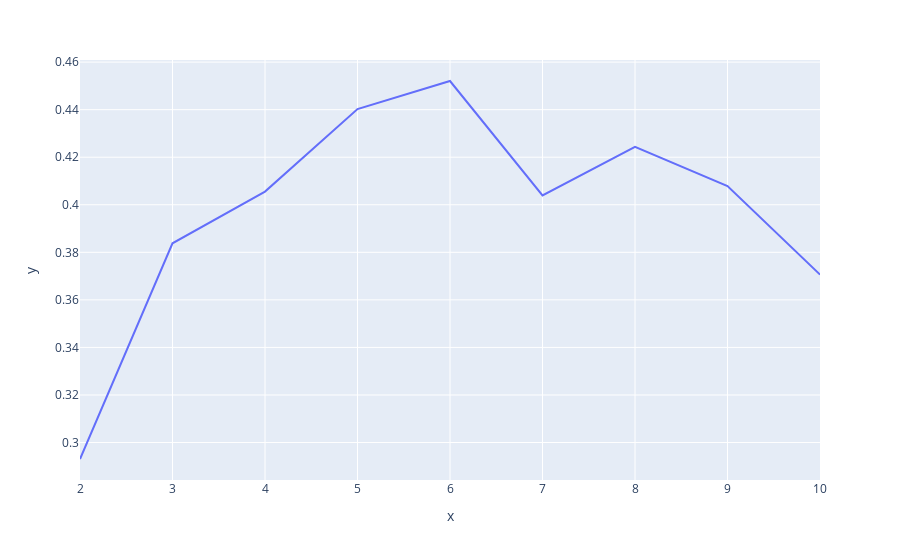

Notebook cell for this chart:
### Code cell
px.line(x=list(range(2, 11)), y=sil)

### Figure 1 — Plotly figure (JSON) as saved in the notebook; plotly's stock layout.template omitted (floating-point values rounded to 4 significant figures)
{"data": [{"hovertemplate": "x=%{x}<br>y=%{y}<extra></extra>", "legendgroup": "", "line": {"color": "#636efa", "dash": "solid"}, "marker": {"symbol": "circle"}, "mode": "lines", "name": "", "orientation": "v", "showlegend": false, "type": "scatter", "x": [2, 3, 4, 5, 6, 7, 8, 9, 10], "xaxis": "x", "y": [0.2931, 0.3838, 0.4055, 0.4402, 0.4521, 0.4039, 0.4244, 0.4079, 0.3706], "yaxis": "y"}], "layout": {"legend": {"tracegroupgap": 0}, "margin": {"t": 60}, "xaxis": {"anchor": "y", "domain": [0, 1], "title": {"text": "x"}}, "yaxis": {"anchor": "x", "domain": [0, 1], "title": {"text": "y"}}}}
